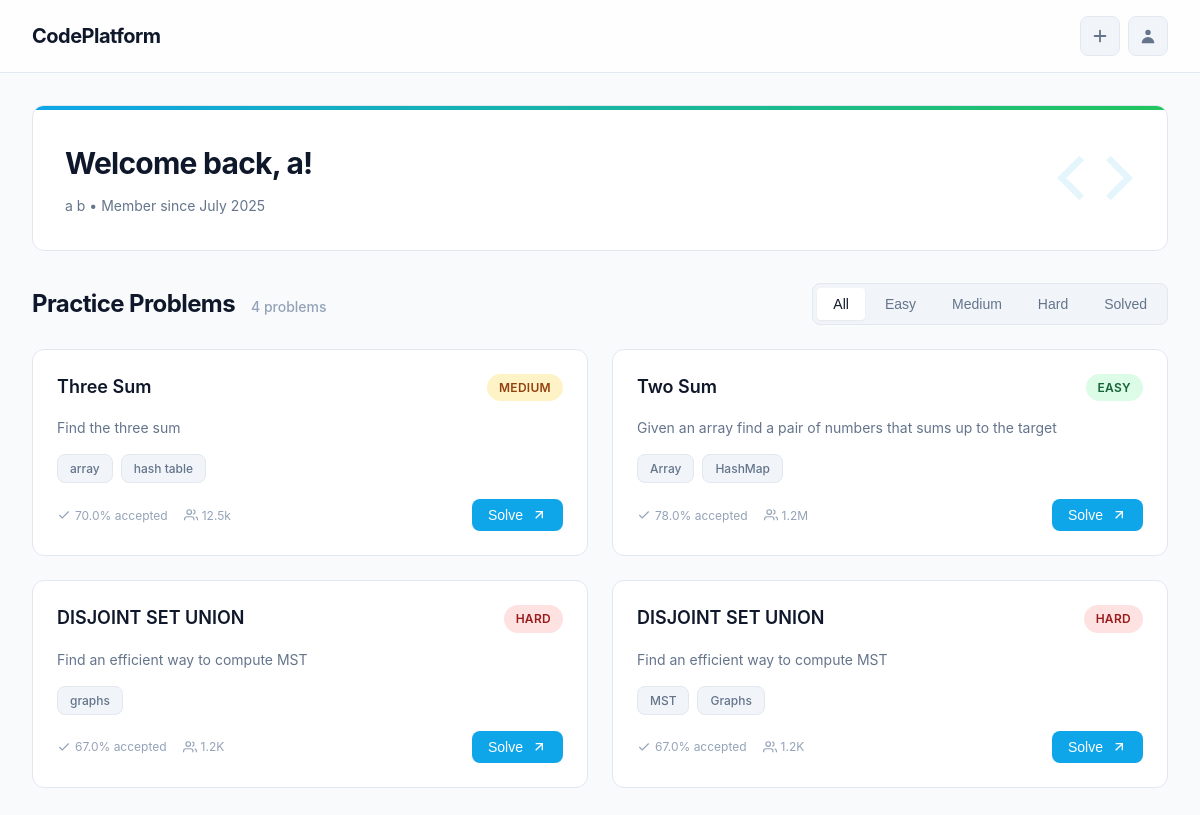
Page /home/11/problems (signed in) on the earlier database version.
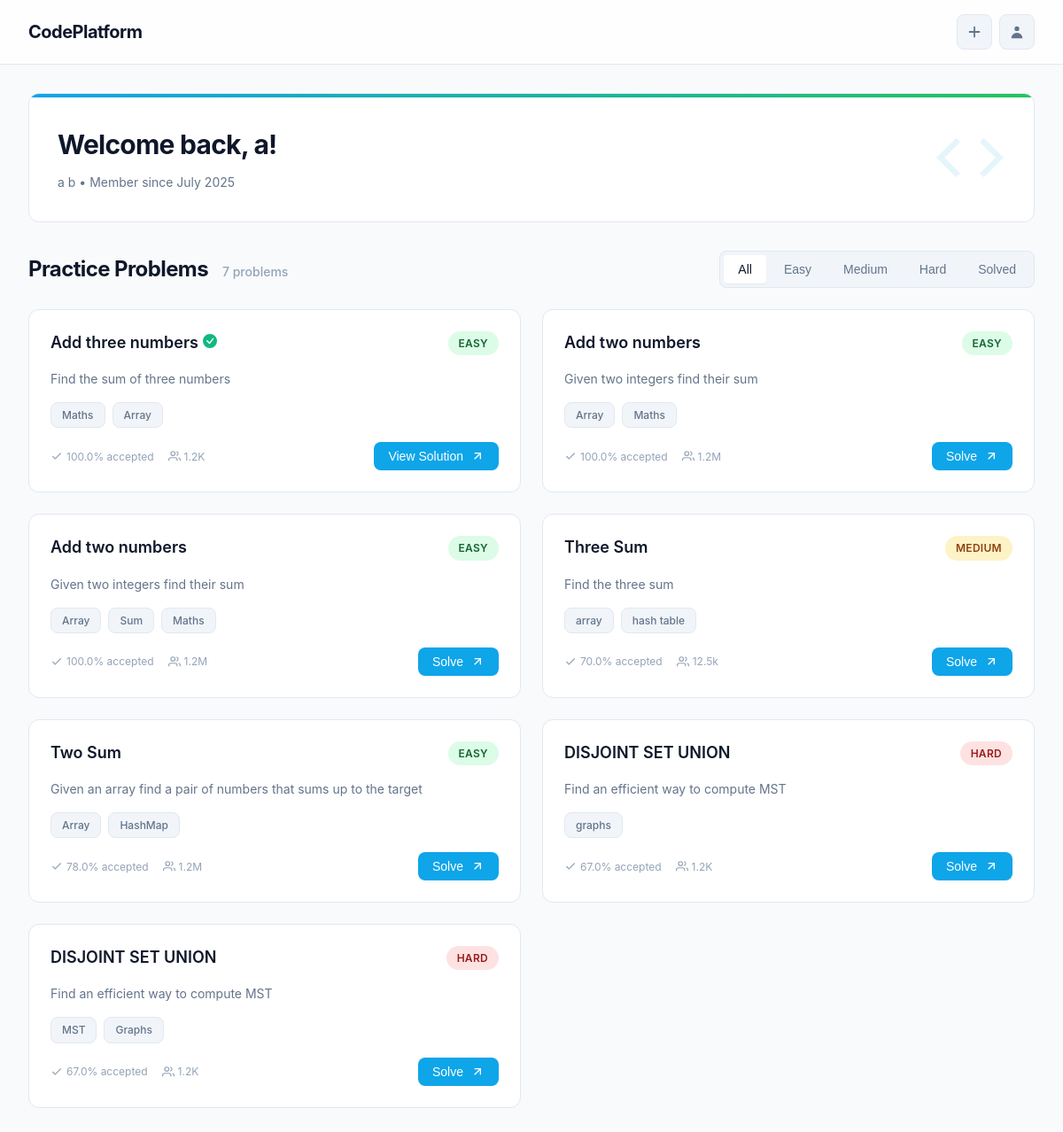
Same page on the later database version.
### problems/models.py (models this page shows, shortened)
class Problem(models.Model):
    DIFFICULTY_CHOICES = [
        ('Easy', 'Easy'),
        ('Medium', 'Medium'),
        ('Hard', 'Hard'),
    ]
    title = models.CharField(max_length=200)
    difficulty = models.CharField(max_length=20, choices=DIFFICULTY_CHOICES)
    description = models.TextField()
    tags = models.CharField(max_length=500, blank=True)  # Comma-separated
    languages = models.CharField(max_length=200, blank=True)  # Comma-separated
    acceptance_rate = models.DecimalField(max_digits=5, decimal_places=1, null=True, blank=True)
    submissions = models.CharField(max_length=50, blank=True)
    created_at = models.DateTimeField(auto_now_add=True)
    updated_at = models.DateTimeField(auto_now=True)
    examples = models.TextField(blank=True)  # Store as JSON or formatted text
    constraints = models.TextField(blank=True)
    follow_up = models.TextField(blank=True)
    python_template = models.TextField(blank=True)
    javascript_template = models.TextField(blank=True)
    java_template = models.TextField(blank=True)
    cpp_template = models.TextField(blank=True)
    c_template = models.TextField(blank=True)
    def get_tags_list(self):
        return [tag.strip() for tag in self.tags.split(',') if tag.strip()]
    class Meta:
        ordering = ['-created_at']

### problems/views.py (the view)
# urls.py: path('home/<int:id>/problems', render_problemspage, name = "problems-page"),
@login_required(login_url='login')
@never_cache
def render_problemspage(request, id):
    user = get_object_or_404(User, id=id)
    problems = Problem.objects.all()
    try:
        solved_problem_ids = Submission.objects.filter(
            user=user,
            verdict='Accepted'  # Adjust this based on your status choices
        ).values_list('problem_id', flat=True).distinct()
        solved_problem_ids = list(solved_problem_ids)
    except:
        solved_problem_ids = []
    print(solved_problem_ids)
    return render(request, "problems.html", {
        'user': user,
        'problems': problems,
        'solved_problem_ids': solved_problem_ids,
    })

### problems/templates/problems.html (shortened to what the changed rows need)
<!DOCTYPE html>
{% load static %}
<html lang="en">
<head>
    <link rel="stylesheet" href="{% static 'problems/style-new.css' %}">
</head>
<body>
    <div class="container">
        <div class="welcome-section">
            <div class="welcome-content">
                <h1>Welcome back, {{user.firstname}}!</h1>
            </div>
        </div>
        <div class="section-header">
            <div class="header-content">
                <h2 class="section-title">Practice Problems</h2>
                <span class="problem-count">{{ problems|length }} problems</span>
            </div>
        </div>
        <div class="problems-container">
            {% for problem in problems %}
                <div class="problem-card" data-difficulty="{{ problem.difficulty }}" data-problem-id="{{ problem.id }}" data-solved="{% if problem.id in solved_problem_ids %}true{% else %}false{% endif %}">
                    <div class="card-header">
                        <h3 class="problem-title">
                            {{ problem.title }}
                            {% if problem.id in solved_problem_ids %}
                                <span class="status-solved">
                                    <svg width="16" height="16" fill="#10b981" viewBox="0 0 16 16">
                                        <path d="M16 8A8 8 0 1 1 0 8a8 8 0 0 1 16 0zm-3.97-3.03a.75.75 0 0 0-1.08.022L7.477 9.417 5.384 7.323a.75.75 0 0 0-1.06 1.061L6.97 11.03a.75.75 0 0 0 1.079-.02l3.992-4.99a.75.75 0 0 0-.01-1.05z"/>
                                    </svg>
                                </span>
                            {% endif %}
                        </h3>
                        <span class="difficulty-badge difficulty-{{ problem.difficulty|lower }}">{{ problem.difficulty }}</span>
                    </div>
                    <p class="problem-description">
                        {{ problem.description|truncatewords:25 }}
                    </p>
                    {% if problem.get_tags_list %}
                        <div class="problem-tags">
                            {% for tag in problem.get_tags_list %}
                                <span class="tag">{{ tag }}</span>
                            {% endfor %}
                        </div>
                    {% endif %}
                    <div class="card-footer">
                        <div class="problem-stats">
                            {% if problem.acceptance_rate %}
                                <span class="stat">
                                    <svg viewBox="0 0 24 24" fill="none" stroke="currentColor" stroke-width="2">
                                        <polyline points="20,6 9,17 4,12"></polyline>
                                    </svg>
                                    {{ problem.acceptance_rate }}% accepted
                                </span>
                            {% endif %}
                            {% if problem.submissions %}
                                <span class="stat">
                                    <svg viewBox="0 0 24 24" fill="none" stroke="currentColor" stroke-width="2">
                                        <path d="M17 21v-2a4 4 0 0 0-4-4H5a4 4 0 0 0-4 4v2"></path>
                                        <circle cx="9" cy="7" r="4"></circle>
                                        <path d="M23 21v-2a4 4 0 0 0-3-3.87"></path>
                                        <path d="M16 3.13a4 4 0 0 1 0 7.75"></path>
                                    </svg>
                                    {{ problem.submissions }}
                                </span>
                            {% endif %}
                        </div>
                        <button class="solve-btn" data-problem-id="{{ problem.id }}">
                            <span>{% if problem.id in solved_problem_ids %}View Solution{% else %}Solve{% endif %}</span>
                            <svg viewBox="0 0 24 24" fill="none" stroke="currentColor" stroke-width="2">
                                <line x1="7" y1="17" x2="17" y2="7"></line>
                                <polyline points="7,7 17,7 17,17"></polyline>
                            </svg>
                        </button>
                    </div>
                </div>
            {% endfor %}
        </div>
    </div>
</body>
</html>

Differences in the rows shown:
added Problem: title "Add three numbers", difficulty "EASY", description "Find the sum of three numbers", get_tags_list "Maths" "Array", acceptance_rate "100.0", submissions "1.2K", shows "View Solution"
added Problem: title "Add two numbers", difficulty "EASY", description "Given two integers find their sum", get_tags_list "Array" "Maths", acceptance_rate "100.0", submissions "1.2M", shows "Solve"
added Problem: title "Add two numbers", difficulty "EASY", description "Given two integers find their sum", get_tags_list "Array" "Sum" "Maths", acceptance_rate "100.0", submissions "1.2M", shows "Solve"
Other differences:
text written by a page script: "4 problems" → "7 problems"
